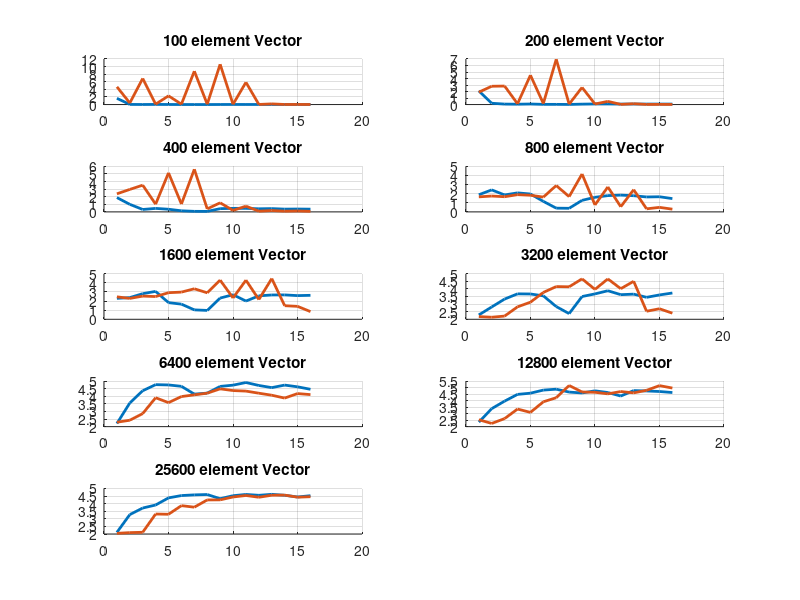

This chart was generated by the following MATLAB code: (Note: this script raises an error after producing the figure.)
clear all;
close all;

fig = figure;
matrix_sizes = [100, 200, 400, 800, 1600, 3200, 6400, 12800, 25600];
T = [1: 16];

no_tasking_parallel_timings = [
0.000011490  0.000536640  0.001455860  0.000541430  0.001169260  0.002198460  0.004615750  0.006336860  0.001383060  0.000828970  0.001068510  0.001065800  0.001146610  0.001008810  0.001221530  0.001164140;
0.000044340  0.000469390  0.001301980  0.001791550  0.001108380  0.003220050  0.003312400  0.005804970  0.001473280  0.001026120  0.001014000  0.001279650  0.001135980  0.001244550  0.001225090  0.001272840;
0.000241030  0.000456040  0.001413750  0.000985280  0.001290850  0.003107240  0.006008550  0.006626480  0.001061600  0.000971220  0.000973880  0.001105430  0.001044730  0.001235750  0.001197340  0.001250690;
0.001343170  0.001046320  0.001358750  0.001210960  0.001287160  0.002185000  0.006143410  0.006370430  0.001992560  0.001577110  0.001413990  0.001372300  0.001422750  0.001542480  0.001520270  0.001731250;
0.002876740  0.002775130  0.002351010  0.002158230  0.003619600  0.003977430  0.006401420  0.006792260  0.002837820  0.002449940  0.003305850  0.002569540  0.002475820  0.002470120  0.002542930  0.002512490;
0.011150530  0.009065590  0.007647280  0.006933980  0.006950160  0.007191500  0.008981200  0.010741400  0.007284040  0.006940580  0.006568410  0.007037090  0.006970310  0.007393920  0.007072670  0.006830160;
0.051976710  0.032198570  0.026264610  0.024048170  0.024148720  0.024620590  0.027670040  0.027235360  0.024651460  0.024217940  0.023361080  0.024325570  0.025082320  0.024198240  0.024794290  0.025699790;
0.185167400  0.128539850  0.109714070  0.097075340  0.095108760  0.090413060  0.089130210  0.093387780  0.094776410  0.091498080  0.094078710  0.099926910  0.091120360  0.091702950  0.092504870  0.094084380;
0.763994250  0.491079500  0.433893020  0.411900190  0.367695040  0.355317330  0.351835830  0.350071120  0.372339510  0.356042010  0.349629690  0.354020290  0.349020070  0.353945040  0.362782520  0.356038130;]


no_tasking_sequential_averages = [
 0.000018840
 0.000093170
 0.000454820
 0.002528740
 0.006602870
 0.025474850
 0.114586420
 0.434647510
 1.610033300
]

with_tasking_parallel_timings = [
0.000014380  0.000162930  0.000009780  0.000675220  0.000029360  0.000688330  0.000007640  0.000661160  0.000006330  0.000912970  0.000011460  0.002407040  0.000387270  0.003460640  0.002547340  0.004142850;
0.000045090  0.000030480  0.000030180  0.000716550  0.000019010  0.000532360  0.000012320  0.001332570  0.000032550  0.001021710  0.000176160  0.003512170  0.000686210  0.005689980  0.003605980  0.005650630;
0.000231060  0.000185900  0.000156310  0.000540620  0.000107080  0.000529690  0.000098100  0.001374950  0.000458830  0.002779930  0.000727630  0.005880970  0.002995700  0.005878590  0.004440010  0.007259050;
0.001120990  0.001063320  0.001111330  0.000978890  0.001013600  0.001139000  0.000639740  0.001104000  0.000445140  0.002412420  0.000676640  0.003249440  0.000759410  0.005480490  0.003711430  0.006145680;
0.002484940  0.002673470  0.002406300  0.002454510  0.002098260  0.002053270  0.001828780  0.002107240  0.001425440  0.002613250  0.001426120  0.002827540  0.001370530  0.004109010  0.004316830  0.007278160;
0.011585630  0.011816540  0.011409240  0.008949490  0.008072220  0.006695170  0.006073270  0.006095180  0.005410730  0.006355100  0.005414350  0.006284400  0.005604930  0.009972210  0.009371450  0.010503680;
0.055721900  0.052722310  0.044655950  0.032721840  0.035657660  0.032073730  0.031196750  0.030379670  0.028444690  0.029183080  0.029420140  0.030393430  0.031384040  0.032905760  0.030570720  0.031072440;
0.174659400  0.196682930  0.168732360  0.131798400  0.142765350  0.113040120  0.104626790  0.085598530  0.094744220  0.095248460  0.097777480  0.094097820  0.096159910  0.092216520  0.085791930  0.088999590;
0.814605940  0.796531450  0.787852030  0.502393200  0.504733550  0.430740220  0.442288460  0.392531400  0.392045660  0.375313440  0.367180660  0.376853380  0.365792580  0.365175540  0.376519050  0.373828260;]


with_tasking_sequential_averages = [
0.000067140
0.000085690
0.000550550
0.001851920
0.006120390
0.025222180
0.127678340
0.441776610
1.665505360
]
for i = 1:size(no_tasking_parallel_timings, 1)
    subplot(5,2,i); 
    hold on;
    grid on;
%     xlim([1 16]);
%     ylim([0 6]);
    hold on;
    plot(T, no_tasking_parallel_timings(i,:).^-1 * no_tasking_sequential_averages(i), 'LineWidth', 2);
    plot(T, with_tasking_parallel_timings(i,:).^-1 * with_tasking_sequential_averages(i), 'LineWidth', 2);
    hold off
    title(sprintf('%d element Vector',matrix_sizes(i)));
end

handle=axes(fig,'visible','off'); 
handle.XLabel.Visible='on';
handle.YLabel.Visible='on';
handle.Title.Visible='on';
ylabel(handle,'Speedup');
xlabel(handle,'Number of threads');
title(handle,'Speedup of parallelising Matrix-Vector multiplication with SIMD support and tasks');
handle.Title.Position(2) = 1.05
grid on;

tic
VEC_SIZE = 500000000;
dot(rand(1,VEC_SIZE), rand(1,VEC_SIZE));
    toc